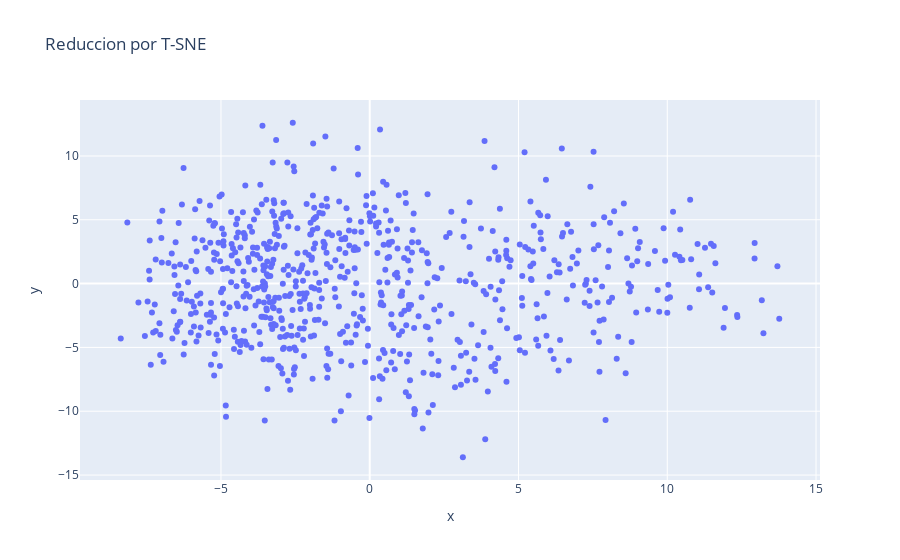

Write notebook code for a chart like this one.
### Code cell
fig = px.scatter(df, x, y, hover_name='Name', title='Reduccion por T-SNE')

fig.show()

### Figure 1 — Plotly figure (JSON) as saved in the notebook; plotly's stock layout.template omitted (floating-point values rounded to 4 significant figures; data arrays with more than 128 entries replaced by an {"elided": "..."} marker saying what was removed)
{"data": [{"hovertemplate": "<b>%{hovertext}</b><br><br>x=%{x}<br>y=%{y}<extra></extra>", "hovertext": {"elided": "717 str values"}, "legendgroup": "", "marker": {"color": "#636efa", "symbol": "circle"}, "mode": "markers", "name": "", "orientation": "v", "showlegend": false, "type": "scatter", "x": {"elided": "717 float values"}, "xaxis": "x", "y": {"elided": "717 float values"}, "yaxis": "y"}], "layout": {"legend": {"tracegroupgap": 0}, "title": {"text": "Reduccion por T-SNE"}, "xaxis": {"anchor": "y", "domain": [0, 1], "title": {"text": "x"}}, "yaxis": {"anchor": "x", "domain": [0, 1], "title": {"text": "y"}}}}
